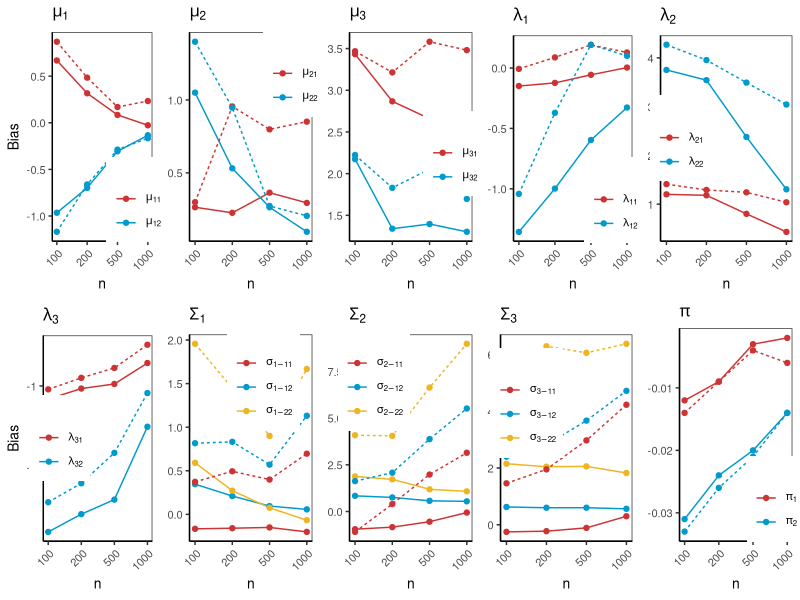

Here is the R script that generated this plot:

library(ggplot2)
library(gridExtra)

time <-rep(1:4, times = 4) 
condition <- rep(c("CMMNE", "MMNE"), each = 8)
measure = rep(c("p1", "p2"), each = 4)


###__________________________________________###
###_________________ PI _____________________###
###__________________________________________###

PI.B <- c(-0.012, -0.009, -0.003, -0.002, 
          -0.031, -0.024, -0.020, -0.014,
          -0.014, -0.009, -0.004, -0.006,
          -0.033, -0.026, -0.021,-0.014)

p1 = ggplot(data.frame(time = time, condition = condition, measure = measure, 
                       score = PI.B), 
            aes(time, score, group = interaction(measure, condition), 
               color = measure, linetype = condition)) +
  geom_line() + geom_point() + ggtitle(expression(pi)) +
  xlab("n") + ylab("Bias") + theme_bw() + guides(linetype = FALSE) +
  theme(legend.position = c(0.85, 0.2),
        text = element_text(size = 10),
        axis.text.x = element_text(angle = 45, hjust = 1),
        axis.line = element_line(color='black'),
        plot.background = element_blank(),
        panel.grid.minor = element_blank(),
        panel.grid.major = element_blank()) +
  scale_x_continuous(breaks = 1:4, labels = c("100", "200", "500", "1000")) + 
  scale_colour_manual(values = c("brown3", "deepskyblue3"), name = "",
                      labels = c(expression(pi[1]),expression(pi[2])))

###__________________________________________###
###_________________ Mu1 ____________________###
###__________________________________________###

Mu1.B <- c(0.668, 0.316, 0.084, -0.027, 
           -0.965, -0.698, -0.306, -0.134,
          0.869, 0.484, 0.169, 0.233,
          -1.169, -0.662, -0.288,-0.166)

p2 = ggplot(data.frame(time = time, condition = condition, measure = measure, 
                       score = Mu1.B), 
            aes(time, score, group = interaction(measure, condition), 
                     color = measure, linetype = condition)) +
  geom_line() + geom_point() + ggtitle(expression(mu[1])) +
  xlab("n") + ylab("Bias") + theme_bw() + guides(linetype = FALSE) +
  theme(legend.position = c(0.85, 0.2),
        text = element_text(size = 10),
        axis.text.x = element_text(angle = 45, hjust = 1),
        axis.line = element_line(color='black'),
        plot.background = element_blank(),
        panel.grid.minor = element_blank(),
        panel.grid.major = element_blank()) +
  scale_x_continuous(breaks = 1:4, labels = c("100", "200", "500", "1000")) + 
  scale_colour_manual(values = c("brown3", "deepskyblue3"), name = "",
                      labels = c(expression(mu[11]),expression(mu[12])))

###__________________________________________###
###_________________ Mu2 ____________________###
###__________________________________________###

Mu2.B <- c(0.264, 0.226, 0.364, 0.294, 
           1.050, 0.531, 0.264, 0.096,
           0.299, 0.955, 0.798, 0.851,
           1.399, 0.947, 0.273, 0.205)

p3 = ggplot(data.frame(time = time, condition = condition, measure = measure, 
                       score = Mu2.B), 
            aes(time, score, group = interaction(measure, condition), 
                     color = measure, linetype = condition)) +
  geom_line() + geom_point() + ggtitle(expression(mu[2])) +
  xlab("n") + ylab("Bias") + theme_bw() + guides(linetype = FALSE) +
  theme(legend.position = c(0.85, 0.8),
        text = element_text(size = 10),
        axis.text.x = element_text(angle = 45, hjust = 1),
        axis.line = element_line(color='black'),
        plot.background = element_blank(),
        panel.grid.minor = element_blank(),
        panel.grid.major = element_blank()) +
  scale_x_continuous(breaks = 1:4, labels = c("100", "200", "500", "1000")) + 
  scale_colour_manual(values = c("brown3", "deepskyblue3"), name = " ",
                      labels = c(expression(mu[21]),expression(mu[22])))

###__________________________________________###
###_________________ Mu3 ____________________###
###__________________________________________###

Mu3.B <- c(3.433, 2.867, 2.659, 2.618, 
           2.174, 1.340, 1.396, 1.303,
           3.468, 3.214, 3.582, 3.481,
           2.224, 1.830, 2.054, 1.697)

p4 = ggplot(data.frame(time = time, condition = condition, measure = measure, 
                       score = Mu3.B), 
            aes(time, score, group = interaction(measure, condition), 
                     color = measure, linetype = condition)) +
  geom_line() + geom_point() + ggtitle(expression(mu[3])) +
  xlab("n") + ylab("Bias") + theme_bw() + guides(linetype = FALSE) +
  theme(legend.position = c(0.85, 0.42),
        text = element_text(size = 10),
        axis.text.x = element_text(angle = 45, hjust = 1),
        axis.line = element_line(color='black'),
        plot.background = element_blank(),
        panel.grid.minor = element_blank(),
        panel.grid.major = element_blank()) +
  scale_x_continuous(breaks = 1:4, labels = c("100", "200", "500", "1000")) + 
  scale_colour_manual(values = c("brown3", "deepskyblue3"), name = " ",
                      labels = c(expression(mu[31]),expression(mu[32])))


###__________________________________________###
###_________________ La1 ____________________###
###__________________________________________###

La1.B <- c(-0.149, -0.123, -0.056, 0.004, 
           -1.357, -0.998, -0.596, -0.327,
           -0.007, 0.088, 0.191, 0.129,
           -1.042, -0.371, 0.193, 0.101)

p5 = ggplot(data.frame(time = time, condition = condition, measure = measure, 
                       score = La1.B), 
            aes(time, score, group = interaction(measure, condition), 
                color = measure, linetype = condition)) +
  geom_line() + geom_point() + ggtitle(expression(lambda[1])) +
  xlab("n") + ylab("Bias") + theme_bw() + guides(linetype = FALSE) +
  theme(legend.position = c(0.85, 0.2),
        text = element_text(size = 10),
        axis.text.x = element_text(angle = 45, hjust = 1),
        axis.line = element_line(color='black'),
        plot.background = element_blank(),
        panel.grid.minor = element_blank(),
        panel.grid.major = element_blank()) +
  scale_x_continuous(breaks = 1:4, labels = c("100", "200", "500", "1000")) + 
  scale_colour_manual(values = c("brown3", "deepskyblue3"), name = " ",
                      labels = c(expression(lambda[11]),expression(lambda[12])))

###__________________________________________###
###_________________ La2 ____________________###
###__________________________________________###

La2.B <- c(1.201, 1.181, 0.801, 0.430, 
           3.753, 3.543, 2.378, 1.304,
           1.410, 1.291, 1.242, 1.038,
           4.270, 3.955, 3.493, 3.044)

p6 = ggplot(data.frame(time = time, condition = condition, measure = measure, 
                       score = La2.B), 
            aes(time, score, group = interaction(measure, condition), 
                color = measure, linetype = condition)) +
  geom_line() + geom_point() + ggtitle(expression(lambda[2])) +
  xlab("n") + ylab("Bias") + theme_bw() + guides(linetype = FALSE) +
  theme(legend.position = c(0.15, 0.5),
        text = element_text(size = 10),
        axis.text.x = element_text(angle = 45, hjust = 1),
        axis.line = element_line(color='black'),
        plot.background = element_blank(),
        panel.grid.minor = element_blank(),
        panel.grid.major = element_blank()) +
  scale_x_continuous(breaks = 1:4, labels = c("100", "200", "500", "1000")) + 
  scale_colour_manual(values = c("brown3", "deepskyblue3"), name = " ",
                      labels = c(expression(lambda[21]),expression(lambda[22])))

###__________________________________________###
###_________________ La3 ____________________###
###__________________________________________###

La3.B <- c(-1.160, -1.031, -0.975, -0.718, 
           -2.788, -2.570, -2.392, -1.499,
           -1.041, -0.900, -0.779, -0.494,
           -2.424, -2.192, -1.819, -1.086)

p7 = ggplot(data.frame(time = time, condition = condition, measure = measure, 
                       score = La3.B), 
            aes(time, score, group = interaction(measure, condition), 
                color = measure, linetype = condition)) +
  geom_line() + geom_point() + ggtitle(expression(lambda[3])) +
  xlab("n") + ylab("Bias") + theme_bw() + guides(linetype = FALSE) +
  theme(legend.position = c(0.15, 0.5),
        text = element_text(size = 10),
        axis.text.x = element_text(angle = 45, hjust = 1),
        axis.line = element_line(color='black'),
        plot.background = element_blank(),
        panel.grid.minor = element_blank(),
        panel.grid.major = element_blank()) +
  scale_x_continuous(breaks = 1:4, labels = c("100", "200", "500", "1000")) + 
  scale_colour_manual(values = c("brown3", "deepskyblue3"), name = " ",
                      labels = c(expression(lambda[31]),expression(lambda[32])))



###__________________________________________###
###_________________ SI1 ____________________###
###__________________________________________###

SI1.B <- c(-0.166, -0.159, -0.150, -0.201, 
           0.346 , 0.210, 0.095, 0.057,
           0.591, 0.272,0.075, -0.067,
           0.373, 0.494, 0.399, 0.696,
           0.816, 0.832, 0.570, 1.131,
           1.957, 1.448, 0.900, 1.668)

p8 = ggplot(data.frame(time = rep(1:4, times = 6), 
                       condition = rep(c("CMMNE", "MMNE"), each = 12), 
                       measure = rep(c("p1", "p2", "p3"), each = 4), 
                       score = SI1.B), 
            aes(time, score, group = interaction(measure, condition), 
                color = measure, linetype = condition)) +
  geom_line() + geom_point() + ggtitle(expression(Sigma[1])) +
  xlab("n") + ylab("Bias") + theme_bw() + guides(linetype = FALSE) +
  theme(legend.position = c(0.6, 0.8),
        text = element_text(size = 10),
        axis.text.x = element_text(angle = 45, hjust = 1),
        axis.line = element_line(color='black'),
        plot.background = element_blank(),
        panel.grid.minor = element_blank(),
        panel.grid.major = element_blank()) +
  scale_x_continuous(breaks = 1:4, labels = c("100", "200", "500", "1000")) + 
  scale_colour_manual(values = c("brown3", "deepskyblue3", "goldenrod2"), name = " ",
                      labels = c(expression(sigma[1-11]),expression(sigma[1-12]), 
                                 expression(sigma[1-22])))

###__________________________________________###
###_________________ SI2 ____________________###
###__________________________________________###

SI2.B <- c(-0.946, -0.836, -0.544, -0.055, 
           0.840, 0.755, 0.573, 0.545,
           1.877, 1.722, 1.189,  1.081,
           -1.089, 0.399, 1.979, 3.145,
           1.626, 2.079, 3.874, 5.514,
           4.085, 4.052, 6.636, 8.979)

p9 = ggplot(data.frame(time = rep(1:4, times = 6), 
                       condition = rep(c("CMMNE", "MMNE"), each = 12), 
                       measure = rep(c("p1", "p2", "p3"), each = 4), 
                       score = SI2.B), 
            aes(time, score, group = interaction(measure, condition), 
                color = measure, linetype = condition)) +
  geom_line() + geom_point() + ggtitle(expression(Sigma[2])) +
  xlab("n") + ylab("Bias") + theme_bw() + guides(linetype = FALSE) +
  theme(legend.position = c(0.2, 0.8),
        text = element_text(size = 10),
        axis.text.x = element_text(angle = 45, hjust = 1),
        axis.line = element_line(color='black'),
        plot.background = element_blank(),
        panel.grid.minor = element_blank(),
        panel.grid.major = element_blank()) +
  scale_x_continuous(breaks = 1:4, labels = c("100", "200", "500", "1000")) + 
  scale_colour_manual(values = c("brown3", "deepskyblue3", "goldenrod2"), name = "",
                      labels = c(expression(sigma[2-11]),expression(sigma[2-12]), 
                                 expression(sigma[2-22])))

###__________________________________________###
###_________________ SI3 ____________________###
###__________________________________________###

SI3.B <- c(-0.251, -0.226, -0.110, 0.300, 
           0.627, 0.600, 0.601, 0.562,
           2.151, 2.046, 2.059, 1.826,
           1.461, 1.952, 2.975, 4.231,
           2.402, 2.817, 3.672, 4.721,
           5.647, 6.294, 6.063, 6.382)

p10 = ggplot(data.frame(time = rep(1:4, times = 6), 
                       condition = rep(c("CMMNE", "MMNE"), each = 12), 
                       measure = rep(c("p1", "p2", "p3"), each = 4), 
                       score = SI3.B), 
            aes(time, score, group = interaction(measure, condition), 
                color = measure, linetype = condition)) +
  geom_line() + geom_point() + ggtitle(expression(Sigma[3])) +
  xlab("n") + ylab("Bias") + theme_bw() + guides(linetype = FALSE) +
  theme(legend.position = c(0.2, 0.67),
        text = element_text(size = 10),
        axis.text.x = element_text(angle = 45, hjust = 1),
        axis.line = element_line(color='black'),
        plot.background = element_blank(),
        panel.grid.minor = element_blank(),
        panel.grid.major = element_blank()) +
  scale_x_continuous(breaks = 1:4, labels = c("100", "200", "500", "1000")) + 
  scale_colour_manual(values = c("brown3", "deepskyblue3", "goldenrod2"), name = "",
                      labels = c(expression(sigma[3-11]),expression(sigma[3-12]), 
                                 expression(sigma[3-22])))


p11=ggplot(data.frame(time = time, condition = condition, measure = measure, 
                      score = PI.B),  
           mapping = aes(x = 1, y = 1, linetype = condition)) +
  geom_line(size = 1) + theme_void() + theme(legend.position = c(.5, .5), 
                                             legend.text = element_text(size = 13),
                                             legend.direction="horizontal") + theme(
                                               legend.background = element_rect(
                                                 fill = "#FFFFCD", 
                                                 colour = "#FFFFCD", 
                                                 size = 1, linetype="dotted" )) + labs(linetype = "")

library(gridExtra)
g_legend<-function(a.gplot){
  tmp <- ggplot_gtable(ggplot_build(a.gplot))
  leg <- which(sapply(tmp$grobs, function(x) x$name) == "guide-box")
  legend <- tmp$grobs[[leg]]
  return(legend)}

mylegend<-g_legend(p11)

library(ggpubr)

p12 = grid.arrange(arrangeGrob(p2, p3+ rremove("ylab"), p4+ rremove("ylab"), 
                         p5+ rremove("ylab"), p6+ rremove("ylab"), p7, p8+ rremove("ylab"), 
                         p9+ rremove("ylab"), p10+ rremove("ylab"), p1 + rremove("ylab"), ncol = 5 , nrow = 2))
ggsave("fig5.eps", p12, width = 15, height = 8)




